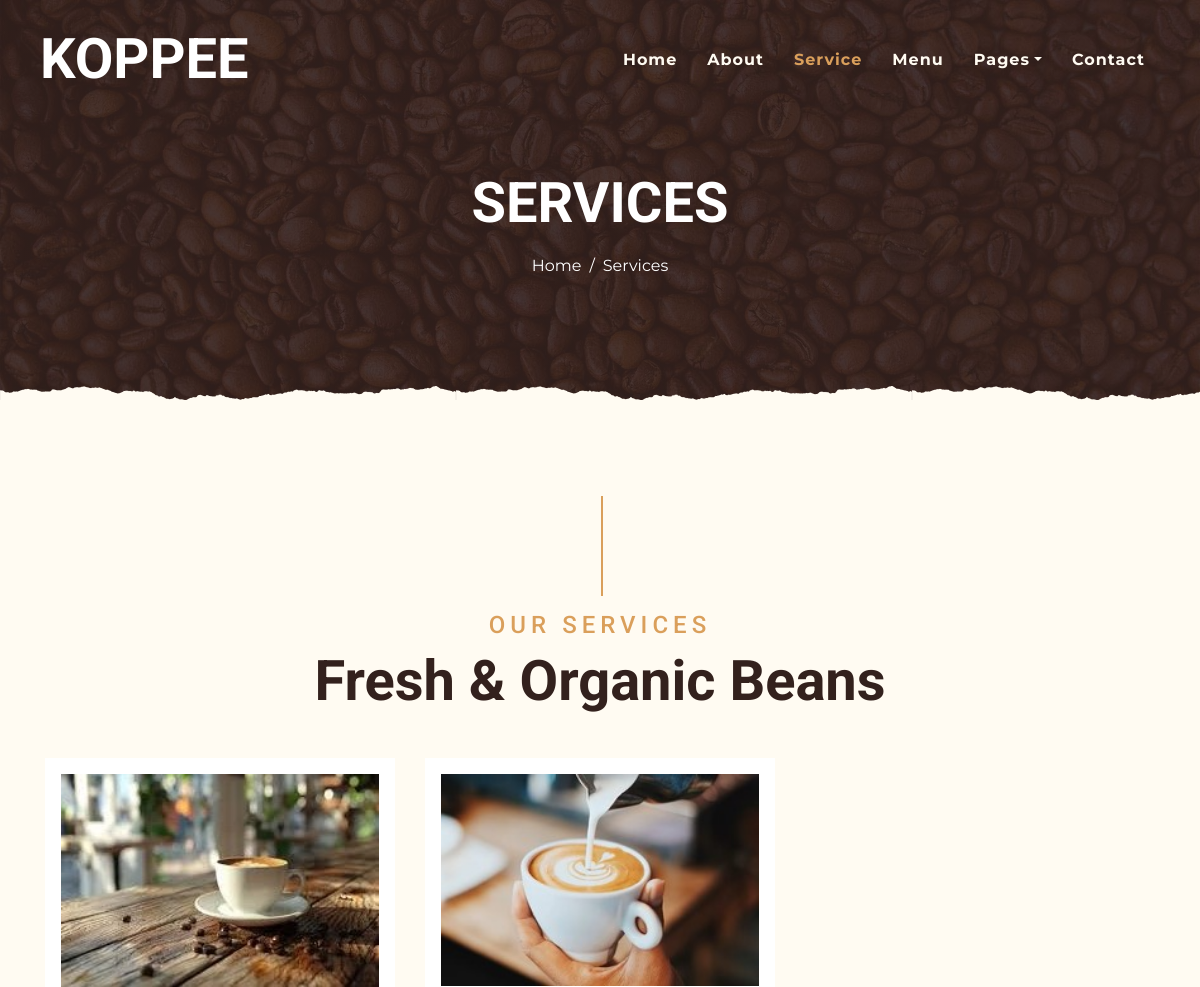
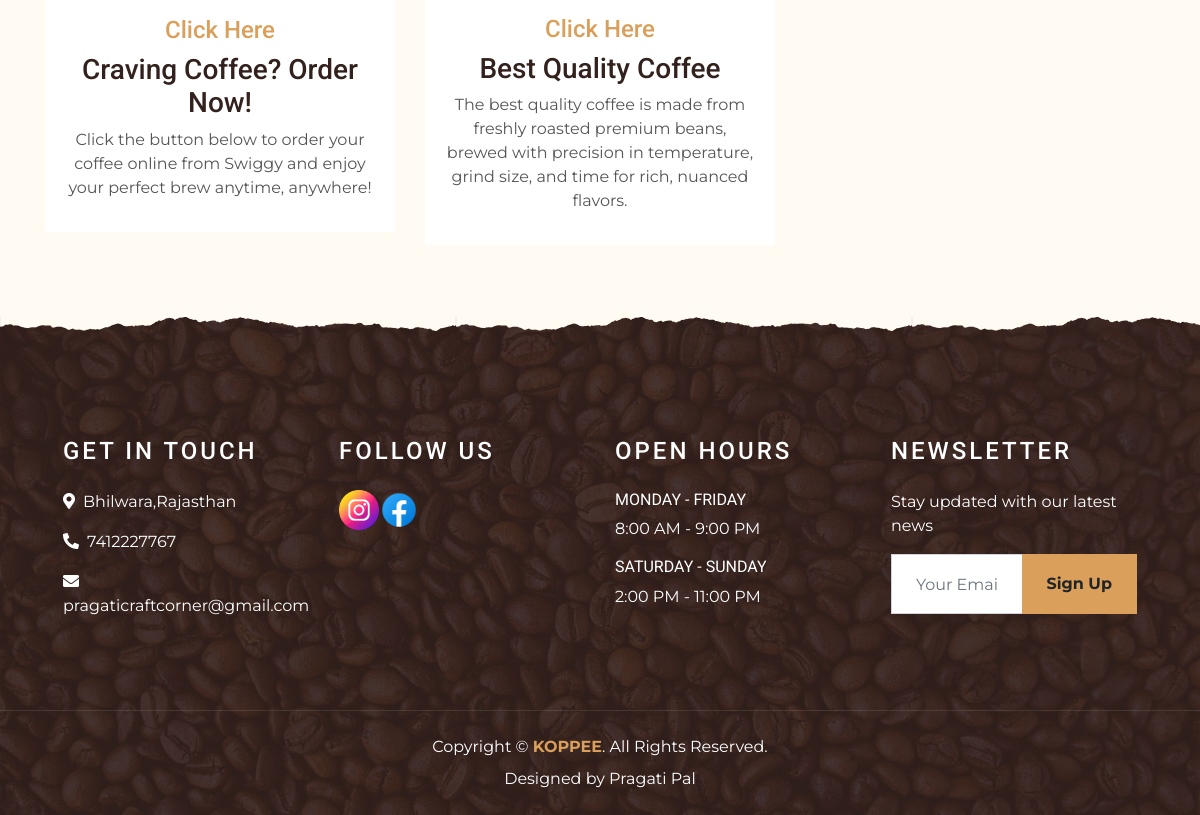
The app's page /service/ with its own data (2 pictures, top to bottom).
### service/models.py (models this page shows)
class OurServices(models.Model):
    our_read_link=models.CharField(max_length=250)
    our_title=models.CharField(max_length=250)
    our_desc=models.TextField()
    our_img=models.FileField(upload_to="service/", max_length=500, null=True, default=None)

class ContactInfo(models.Model):
    address = models.CharField(max_length=255)
    phone = models.CharField(max_length=20)
    email = models.EmailField()

class SocialMedia(models.Model):
    url = models.URLField()
    icon_img = models.ImageField(upload_to="service/",null=True,blank=True,default=None)
    icon_class = models.CharField(max_length=50)

class OpenHour(models.Model):
    day_range = models.CharField(max_length=50)
    time_range = models.CharField(max_length=50)

### newproject/views.py (the view)
# urls.py: path('service/', views.service, name='service'),   # removed space
def service(request):
    ourserviceData = OurServices.objects.all()
    data = {
        'ourserviceData': ourserviceData,
    }
    return render(request, "service.html", data)

### service/context_processors.py (called while the page is built)
def footer_data(request):
    return {
        'contactinfoData': ContactInfo.objects.first(),
        'socialmediaData': SocialMedia.objects.all(),
        'openhourData': OpenHour.objects.all(),
    }

### templates/service.html (shortened to what this page needs)
<!DOCTYPE html>
<html lang="en">
<head>
    <link href="https://cdnjs.cloudflare.com/ajax/libs/font-awesome/5.10.0/css/all.min.css" rel="stylesheet">
    <link href="/static/lib/owlcarousel/assets/owl.carousel.min.css" rel="stylesheet">
    <link href="/static/lib/tempusdominus/css/tempusdominus-bootstrap-4.min.css" rel="stylesheet" />
    <link href="/static/css/style.min.css" rel="stylesheet">
</head>
<body>
    <div class="container-fluid p-0 nav-bar">
        <nav class="navbar navbar-expand-lg bg-none navbar-dark py-3">
            <a href="index.html" class="navbar-brand px-lg-4 m-0">
                <h1 class="m-0 display-4 text-uppercase text-white">KOPPEE</h1>
            </a>
            <div class="collapse navbar-collapse justify-content-between" id="navbarCollapse">
                <div class="navbar-nav ml-auto p-4">
                    <a href="{% url 'home' %}" class="nav-item nav-link">Home</a>
                    <a href="{% url 'aboutus' %}" class="nav-item nav-link">About</a>
                    <a href="{% url 'service' %}" class="nav-item nav-link active">Service</a>
                    <a href="{% url 'menu' %}" class="nav-item nav-link">Menu</a>
                    <div class="nav-item dropdown">
                        <a href="#" class="nav-link dropdown-toggle" data-toggle="dropdown">Pages</a>
                    </div>
                    <a href="{% url 'contact' %}" class="nav-item nav-link">Contact</a>
                </div>
            </div>
        </nav>
    </div>
    <div class="container-fluid page-header mb-5 position-relative overlay-bottom">
        <div class="d-flex flex-column align-items-center justify-content-center pt-0 pt-lg-5" style="min-height: 400px">
            <h1 class="display-4 mb-3 mt-0 mt-lg-5 text-white text-uppercase">Services</h1>
            <div class="d-inline-flex mb-lg-5">
                <p class="m-0 text-white"><a class="text-white" href="">Home</a></p>
                <p class="m-0 text-white px-2">/</p>
                <p class="m-0 text-white">Services</p>
            </div>
        </div>
    </div>
    <div class="container-fluid pt-5">
        <div class="container">
            <div class="section-title">
                <h4 class="text-primary text-uppercase" style="letter-spacing: 5px;">Our Services</h4>
                <h1 class="display-4">Fresh & Organic Beans</h1>
            </div>
            <div class="row d-flex flex-row flex-wrap">
                {% for our in ourserviceData %}
                <div class="col-lg-4 col-md-6 mb-4">
                    <div class="card text-center p-3 border-0">
                        <img class="img-fluid mb-3" src="/media/{{ our.our_img }}" alt="{{ our.our_title }}">
                        <h4>
                            <a href="{{ our.our_read_link}}">Click Here</a>
                        </h4>
                        <h3>{{ our.our_title }}</h3>
                        <p>{{ our.our_desc }}</p>
                    </div>
                </div>
                {% endfor %}
            </div>
        </div>
    </div>
   {% include "partials/footer.html" %}
</body>
</html>

### templates/partials/footer.html (shortened to what this page needs)
<div class="container-fluid footer text-white mt-5 pt-5 px-0 position-relative overlay-top">
    <div class="row mx-0 pt-5 px-sm-3 px-lg-5 mt-4">
        <div class="col-lg-3 col-md-6 mb-5">
            <h4 class="text-white text-uppercase mb-4" style="letter-spacing: 3px;">Get In Touch</h4>
            <p><i class="fa fa-map-marker-alt mr-2"></i>{{ contactinfoData.address }}</p>
            <p><i class="fa fa-phone-alt mr-2"></i>{{ contactinfoData.phone }}</p>
            <p class="m-0"><i class="fa fa-envelope mr-2"></i>{{ contactinfoData.email }}</p>
        </div>
        <div class="col-lg-3 col-md-6 mb-5">
            <h4 class="text-white text-uppercase mb-4" style="letter-spacing: 3px;">Follow Us</h4>
            <div class="d-flex justify-content-start">
                {% for sm in socialmediaData %}
                    <a  href="{{ sm.url }}" target="_blank">
                        <img src="{{ sm.icon_img.url }}"  style="width:40px; height:40px;">
                    </a>
                {% endfor %}
            </div>
        </div>
        <div class="col-lg-3 col-md-6 mb-5">
            <h4 class="text-white text-uppercase mb-4" style="letter-spacing: 3px;">Open Hours</h4>
            <div>
                {% for hour in openhourData %}
                    <h6 class="text-white text-uppercase">{{ hour.day_range }}</h6>
                    <p>{{ hour.time_range }}</p>
                {% endfor %}
            </div>
        </div>
        <div class="col-lg-3 col-md-6 mb-5">
            <h4 class="text-white text-uppercase mb-4" style="letter-spacing: 3px;">Newsletter</h4>
            <p>Stay updated with our latest news</p>
            {% include 'partials/subscribe_form.html' %}
        </div>
    </div>
    <div class="container-fluid text-center text-white border-top mt-4 py-4 px-sm-3 px-md-5" style="border-color: rgba(256, 256, 256, .1) !important;">
        <p class="mb-2 text-white">
            Copyright &copy; <a class="font-weight-bold" href="#">KOPPEE</a>.
            All Rights Reserved.
        </p>
        <p class="m-0 text-white">Designed by Pragati Pal</p>
    </div>
</div>

### records on screen
OurServices: our_img (picture), our_title "Craving Coffee? Order Now!", our_desc "Click the button below to order your coffee online from Swiggy and enjoy your perfect brew anytime, anywhere!"
OurServices: our_img (picture), our_title "Best Quality Coffee", our_desc "The best quality coffee is made from freshly roasted premium beans, brewed with precision in temperature, grind size, and time for rich, nuanced flavors."
ContactInfo: address "Bhilwara,Rajasthan", phone "7412227767", email "pragaticraftcorner@gmail.com"
SocialMedia: icon_img (picture)
SocialMedia: icon_img (picture)
OpenHour: day_range "MONDAY - FRIDAY", time_range "8:00 AM - 9:00 PM"
OpenHour: day_range "SATURDAY - SUNDAY", time_range "2:00 PM - 11:00 PM"
